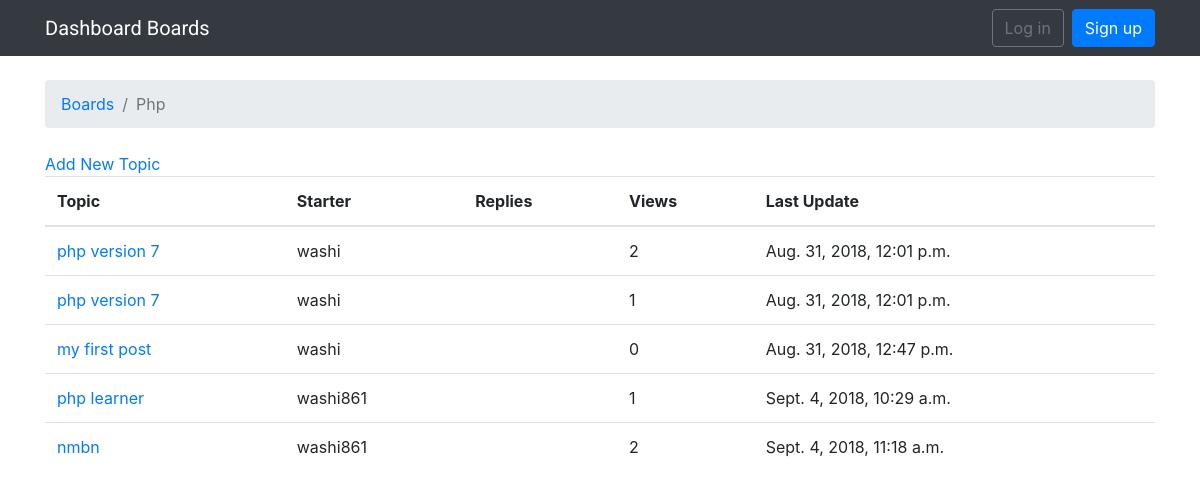
The app's page /boards/1/ with its own data.
### myblog/models.py (models this page shows, shortened)
class Board(models.Model):
	name = models.CharField(max_length=30, unique=True)
	description = models.CharField(max_length=100)

class Topic(models.Model):
	subject = models.CharField(max_length=255)
	last_updated = models.DateTimeField(auto_now_add=True)
	board = models.ForeignKey(Board, on_delete=models.CASCADE,related_name='topics')
	starter = models.ForeignKey(User, on_delete=models.CASCADE,related_name='topics')
	views = models.PositiveIntegerField(default=0)

### myblog/views.py (the view)
# urls.py: url(r'^boards/(?P<pk>\d+)/$', views.board_topics, name='board_topics'),
def board_topics(request, pk):
	board = get_object_or_404(Board, pk=pk)
	topics = board.topics.order_by('-last_updated').annotate(replies=Count('posts') - 1)
	return render(request, 'topics.html', {'board': board, 'topics':topics})

### templates/topics.html (shortened to what this page needs)
{% extends 'base.html' %}
{% block breadcrumb %}
  <li class="breadcrumb-item"><a href="{% url 'home' %}">Boards</a></li>
  <li class="breadcrumb-item active">{{ board.name }}</li>
{% endblock %}
{% block content %}
<div class=""><a href="{% url 'new_topic' board.id  %}">Add New Topic</a></div>
  <table class="table">
    <thead class="thead-inverse">
      <tr>
        <th>Topic</th>
        <th>Starter</th>
        <th>Replies</th>
        <th>Views</th>
        <th>Last Update</th>
      </tr>
    </thead>
    <tbody>
      {% for topic in board.topics.all %}
        <tr>
          <td><a href="{% url 'topic_posts' board.pk topic.pk %}">{{ topic.subject }}</a></td>
		  <td>{{ topic.starter.username }}</td>
		  <td>{{ topic.replies }}</td>
		  <td>{{ topic.views }}</td>
		  <td>{{ topic.last_updated }}</td>
        </tr>
      {% endfor %}
    </tbody>
  </table>
{% endblock %}

### records on screen
Board: name "Php"
Topic: subject "php version 7", starter.username "washi", views "2", last_updated "Aug. 31, 2018, 12:01 p.m."
Topic: subject "php version 7", starter.username "washi", views "1", last_updated "Aug. 31, 2018, 12:01 p.m."
Topic: subject "my first post", starter.username "washi", views "0", last_updated "Aug. 31, 2018, 12:47 p.m."
Topic: subject "php learner", starter.username "washi861", views "1", last_updated "Sept. 4, 2018, 10:29 a.m."
Topic: subject "nmbn", starter.username "washi861", views "2", last_updated "Sept. 4, 2018, 11:18 a.m."
